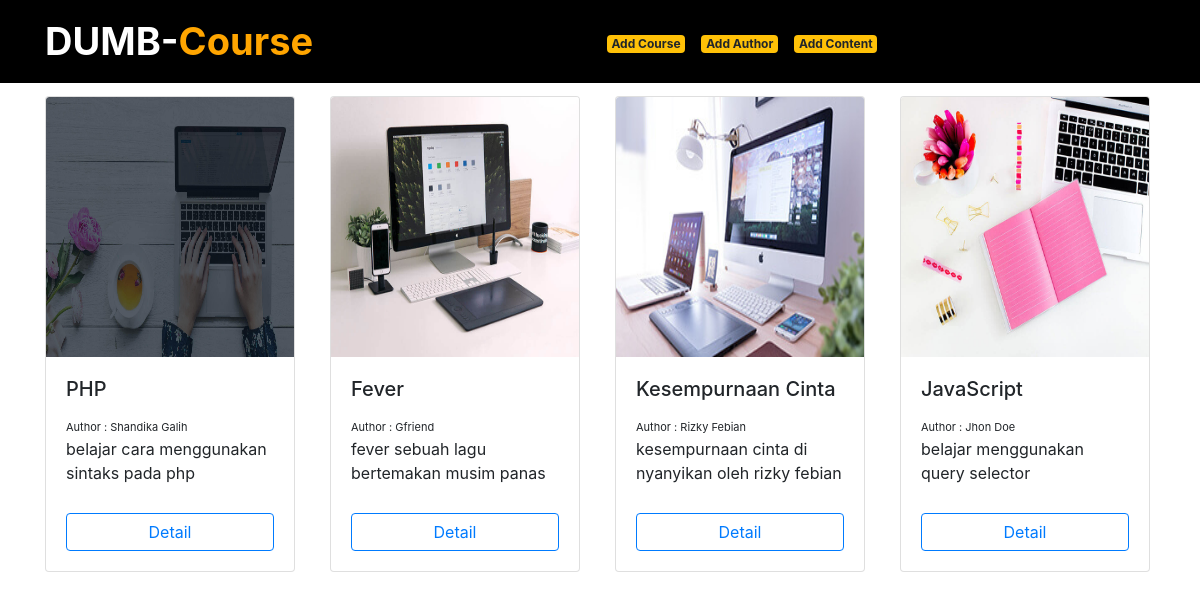
The page / on the database its author committed.
### tables this page shows
CREATE TABLE `course` (
  `id` int(11) NOT NULL AUTO_INCREMENT,
  `name_course` varchar(100) DEFAULT NULL,
  `thumbnail` varchar(100) DEFAULT NULL,
  `id_author` int(5) DEFAULT NULL,
  `duration` varchar(100) DEFAULT NULL,
  `description` text DEFAULT NULL,
  PRIMARY KEY (`id`)
);

CREATE TABLE `author` (
  `id` int(11) NOT NULL AUTO_INCREMENT,
  `name_author` varchar(100) DEFAULT NULL,
  PRIMARY KEY (`id`)
);

### index.php (the view, shortened to what this page needs)
<?php include('header.php'); ?>
<div class="container">
  <div class="row">
    <?php
    include('koneksi.php');
    $select = mysqli_query($koneksi, "SELECT * FROM author INNER JOIN course ON author.id = course.id");
    while ($row = mysqli_fetch_assoc($select)) :
    ?>
      <div class="col card-mobile">
        <div class="card">
          <img src="img/<?= $row['thumbnail']; ?>" class="card-img-top" alt="course">
          <div class="card-body">
            <h5 class="card-title"><?= $row['name_course']; ?></h5>
            <small>Author : <?= $row['name_author']; ?></small>
            <p class="card-text"><?= $row['description']; ?></p>
            <a href="detail.php?id=<?= $row['id']; ?>" class="btn btn-outline-primary form-control">Detail</a>
          </div>
        </div>
      </div>
    <?php endwhile; ?>
  </div>
</div>
</body>
</html>

### header.php (shortened to what this page needs)
<!doctype html>
<html lang="en">
<head>
  <link rel="stylesheet" href="https://stackpath.bootstrapcdn.com/bootstrap/4.5.2/css/bootstrap.min.css">
  <link rel="stylesheet" href="style.css">
</head>
<body>
  <nav class="navbar navbar-expand-lg  navbar-dark header fixed-top">
    <div class="container">
      <a class="navbar-brand" href="index.php">DUMB-<span>Course</span></a>
      <div class="collapse navbar-collapse" id="navbarNavAltMarkup">
        <div class="navbar-nav m-auto">
          <a class="nav-link" href="add_course.php"><span class="badge badge-warning">Add Course</span></a>
          <a class="nav-link" href="add_author.php"><span class="badge badge-warning">Add Author</span></a>
          <a class="nav-link" href="add_content.php"><span class="badge badge-warning">Add Content</span></a>
        </div>
      </div>
    </div>
  </nav>
  <br><br><br><br>

### style.css (style rules this page uses)
.header { background-color: #000; }
.navbar-brand { font-size: 38px; font-weight: bold; color: #fff; }
.navbar-brand span { color: orange; }
.card { overflow: hidden; width: 250px; margin-right: 3px; cursor: pointer; }
.card-img-top { width: 250px; height: 260px; }
small { font-size: 11px; }
.card-text { height: 60px; font-size: 16px; }

### rows shown on the page
course: thumbnail (picture), name_course "PHP", id_author.name_author "Shandika Galih", description "belajar cara menggunakan sintaks pada php"
course: thumbnail (picture), name_course "Fever", id_author.name_author "Gfriend", description "fever sebuah lagu bertemakan musim panas"
course: thumbnail (picture), name_course "Kesempurnaan Cinta", id_author.name_author "Rizky Febian", description "kesempurnaan cinta di nyanyikan oleh rizky febian"
course: thumbnail (picture), name_course "JavaScript", author.name_author "Jhon Doe", description "belajar menggunakan query selector"
